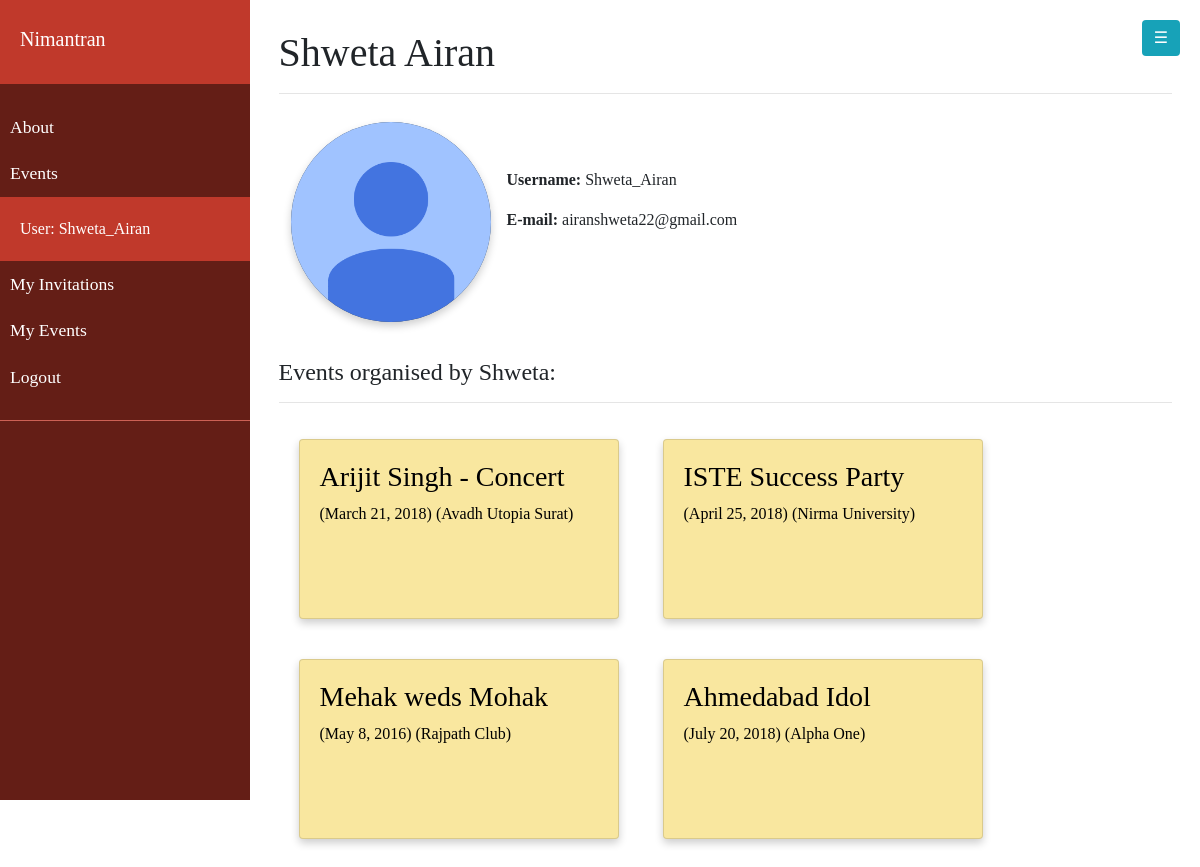
Screenshot of /catalog/user/1 with the database file from the repository.
### catalog/models.py (models this page shows, shortened)
class Event(models.Model):
    title = models.CharField(max_length = 200, help_text = "Provide a title to your event.")
    description = models.CharField(max_length = 500, help_text = "Briefly describe in 500 chars.")
    dateFrom = models.DateField()
    dateTo = models.DateField()
    organizer = models.ForeignKey(User, on_delete = models.SET_NULL, null=True, blank=True)
    cateory = models.ManyToManyField(Category, help_text = "Select a category for this event")
    venue = models.ForeignKey(Venue, help_text = "Select the venue", on_delete = models.DO_NOTHING)
    public = models.BooleanField(default = True)
    def get_absolute_url(self):
        return reverse('event-detail', args=[str(self.id)])

class Venue(models.Model):
    name = models.CharField(max_length = 200)
    address = models.CharField(max_length = 500, help_text = "address of the venue")
    capacity = models.IntegerField(help_text = "Maximum capacity of the venue")
    lat = models.DecimalField(help_text = "Latitude for the venue", null=True, blank=True, max_digits=10, decimal_places=7)
    lng = models.DecimalField(help_text = "Longitude for the venue", null=True, blank=True, max_digits=10, decimal_places=7)

### catalog/views.py (the view)
# urls.py: path('user/<int:pk>', views.UserDetailView.as_view(), name='profile'),
class UserDetailView(generic.DetailView):
    model = User

### catalog/templates/catalog/user_detail.html
{% extends "base_generic.html" %}
{% block content %}
  <div style="padding: 3%">
      <h1>{{ user.first_name }} {{ user.last_name }}</h1>
      <hr>
      <div>
          {% load static %}
          <img src="{% static "catalog/avatar.jpg" %}" class="card-display" alt="avatar" style="padding:0px; height: 200px; width: auto; border-radius: 50%"/>
          <div style="display: inline-block; margin: 0px; padding: 0px;">
              <p><strong>Username:</strong> {{ user.username }}</p>
              <p><strong>E-mail:</strong> {{ user.email }}</p>
          </div>
      </div>
      <br>
      <h4>Events organised by {{ user.first_name }}:</h4>
      <hr>
      <div class="outer">
        {% for event in user.event_set.all %}
            <a class="card" href="{{ event.get_absolute_url }}">
                <h3>{{ event.title }}</h3>
                ({{event.dateTo}}) ({{event.venue.name}})
            </a>
        {% endfor %}
    </div>
  </div>
{% endblock %}

### catalog/templates/base_generic.html (shortened to what this page needs)
<!DOCTYPE html>
<html lang="en">
<head>
    <link rel="stylesheet" href="https://maxcdn.bootstrapcdn.com/bootstrap/4.0.0/css/bootstrap.min.css">
    <link rel="stylesheet" href="https://cdnjs.cloudflare.com/ajax/libs/font-awesome/4.7.0/css/font-awesome.min.css">
    <link rel="stylesheet" href="https://cdnjs.cloudflare.com/ajax/libs/malihu-custom-scrollbar-plugin/3.1.5/jquery.mCustomScrollbar.min.css">
    {% load static %}
    <link rel="stylesheet" href="{% static "catalog/style.css" %}">
</head>
<body>
    <div class="wrapper">
        {% block sidebar %}
            <nav id="sidebar">
                <div class="sidebar-header">
                    <h3><a class="navbar-brand active" href="{% url 'index' %}">Nimantran</a><h3>
                </div>
                <ul class="list-unstyled components">
                    <li><a href="{% url 'about' %}">About</a></li>
                    <li><a href="{% url 'events' %}">Events</a></li>
                    {% if user.is_authenticated %}
                        <li class="sidebar-header">User: {{ user.get_username }}</li>
                        <li><a href="{% url 'my-invited' %}">My Invitations</a></li>
                        <li><a href="{% url 'my-organized' %}">My Events</a></li>
                        <li><a href="{% url 'logout'%}?next={{request.path}}">Logout</a></li>
                    {% else %}
                        <li><a href="{% url 'login'%}?next={{request.path}}">Login</a></li>
                    {% endif %}
                </ul>
            </nav>
        {% endblock %}
        <div id="content">
            <button type="button" id="sidebarCollapse" class="btn btn-info navbar-btn" style="margin: 20px; float: right;">
                &#9776;
            </button>
            {% block content %}{% endblock %}
        </div>
    </div>
</body>
</html>

### catalog/static/catalog/style.css (style rules this page uses)
* { font-family: 'Google sans' }
.outer { width: 100%; }
.card { box-shadow: 0 4px 8px 0 rgba(0,0,0,0.2); transition: 0.3s; padding: 20px; width: 320px; height: 180px; margin: 20px; display: inline-block; background-color: #F9E79F; color: black; }
.card-display { box-shadow: 0 4px 8px 0 rgba(0,0,0,0.2); padding: 10px; width: 240px; height: auto; margin: 12px; display: inline-block; background-color: #2C3E50; border-radius: 8px; transition: 0.2s; }
a, a:hover, a:focus { color: inherit; text-decoration: none; transition: all 0.3s; }
.navbar-btn { box-shadow: none; outline: none !important; border: none; }
#sidebar { width: 250px; position: fixed; top: 0; left: 0; height: 100vh; z-index: 999; background: #641E16; color: #fff; transition: all 0.3s; }
#sidebar .sidebar-header { padding: 20px; background: #C0392B; }
#sidebar ul.components { padding: 20px 0; border-bottom: 1px solid #CD6155; }
#sidebar ul li a { padding: 10px; font-size: 1.1em; display: block; }
#content { width: calc(100% - 250px); min-height: 100vh; transition: all 0.3s; position: absolute; top: 0; right: 0; }

### rows the page displays
Event: title "Arijit Singh - Concert", dateTo "March 21, 2018", venue.name "Avadh Utopia Surat"
Event: title "ISTE Success Party", dateTo "April 25, 2018", venue.name "Nirma University"
Event: title "Mehak weds Mohak", dateTo "May 8, 2016", venue.name "Rajpath Club"
Event: title "Ahmedabad Idol", dateTo "July 20, 2018", venue.name "Alpha One"

### other values shown
{{ user.get_username }} "Shweta_Airan"
{{ user.first_name }} "Shweta"
{{ user.last_name }} "Airan"
{{ user.username }} "Shweta_Airan"
{{ user.email }} "airanshweta22@gmail.com"
